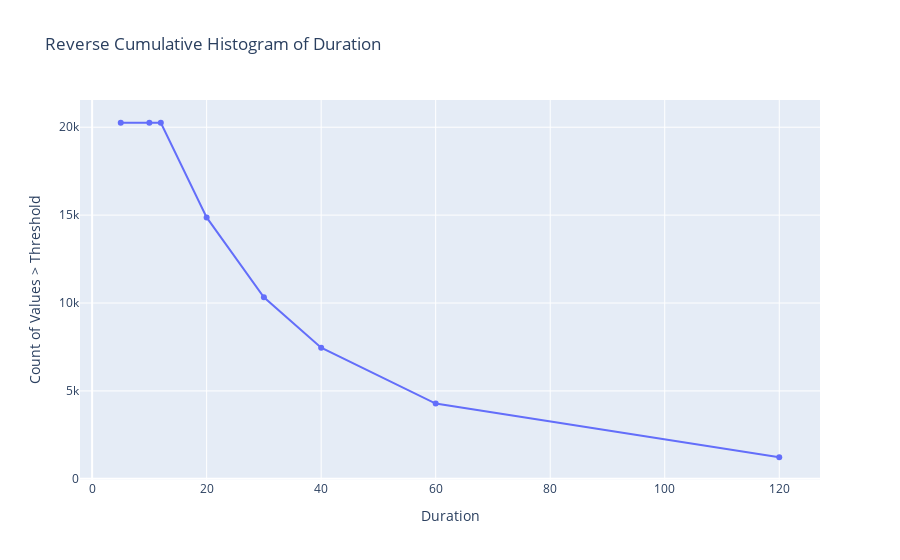

Notebook code for this chart:
### Code cell
bins = [5, 10, 12, 20, 30, 40, 60, 120]
counts = [(df['duration'] > b).sum() for b in bins]

df_counts = pd.DataFrame({'Duration Threshold': bins, 'Count > Threshold': counts})

fig = px.line(df_counts, x='Duration Threshold', y='Count > Threshold', markers=True, title='Reverse Cumulative Histogram of Duration')
fig.update_layout(xaxis_title='Duration', yaxis_title='Count of Values > Threshold')
fig.show()

### Figure 1 — Plotly figure (JSON) as saved in the notebook; plotly's stock layout.template omitted (floating-point values rounded to 4 significant figures)
{"data": [{"hovertemplate": "Duration Threshold=%{x}<br>Count > Threshold=%{y}<extra></extra>", "legendgroup": "", "line": {"color": "#636efa", "dash": "solid"}, "marker": {"symbol": "circle"}, "mode": "lines+markers", "name": "", "orientation": "v", "showlegend": false, "type": "scatter", "x": [5, 10, 12, 20, 30, 40, 60, 120], "xaxis": "x", "y": [20255, 20255, 20255, 14869, 10330, 7462, 4282, 1226], "yaxis": "y"}], "layout": {"legend": {"tracegroupgap": 0}, "title": {"text": "Reverse Cumulative Histogram of Duration"}, "xaxis": {"anchor": "y", "domain": [0, 1], "title": {"text": "Duration"}}, "yaxis": {"anchor": "x", "domain": [0, 1], "title": {"text": "Count of Values > Threshold"}}}}
